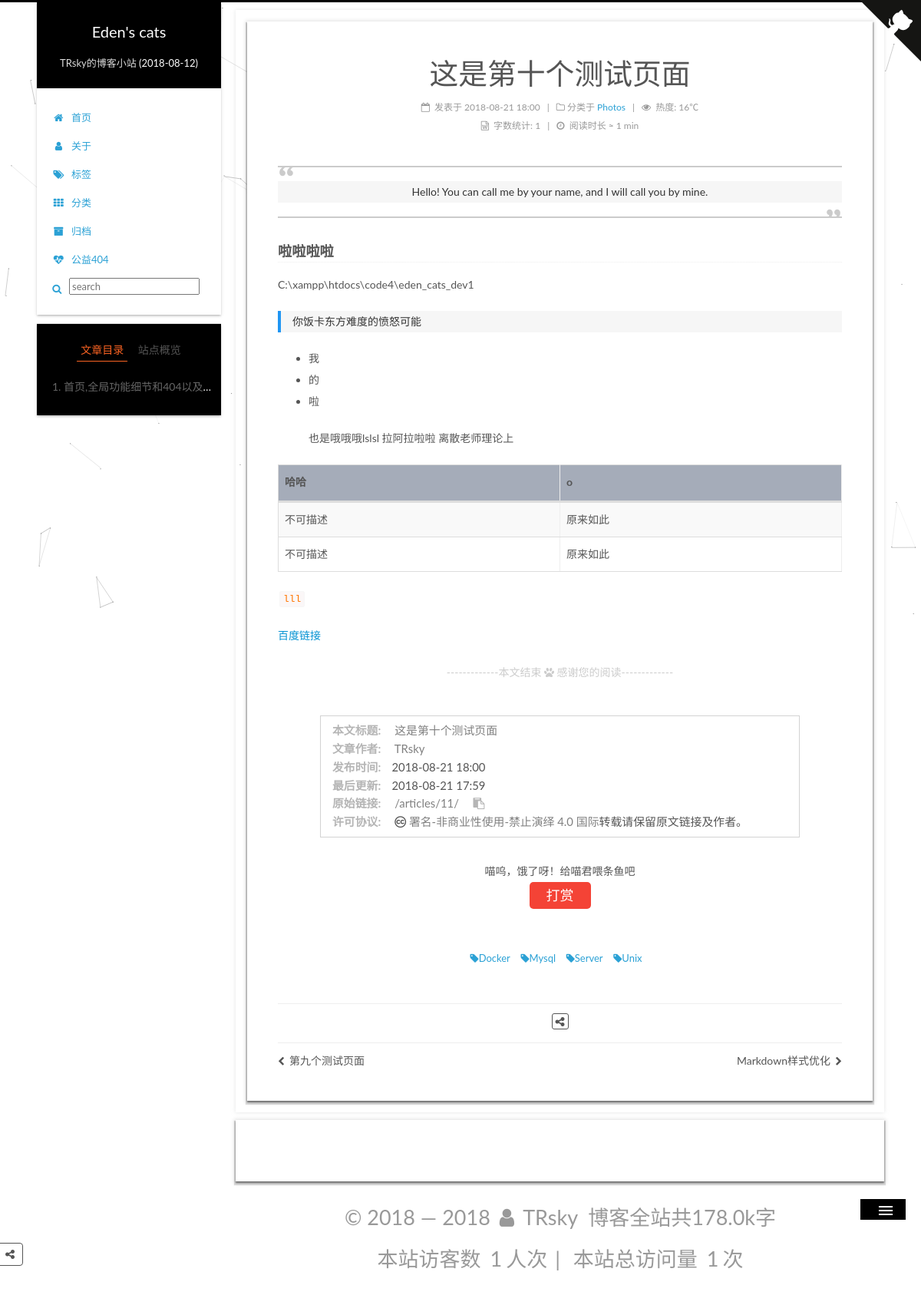
/articles/11/, run on the app's committed database.
### apps/blog/models.py (models this page shows, shortened)
class Article(models.Model):
    STATUS_CHOICES = (
        ('draft', '草稿'),
        ('publish', '发表'),
    )
    title = models.CharField(verbose_name='标题', max_length=100)
    content = MDTextField(verbose_name='正文', blank=True, null=True)
    status = models.CharField(verbose_name='文章状态', max_length=10, choices=STATUS_CHOICES, default='publish')
    created_time = models.DateTimeField(verbose_name='创建时间', default=now)
    public_time = models.DateTimeField(verbose_name='发布时间', blank=True, null=True)
    modified_time = models.DateTimeField(verbose_name='修改时间', default=now)
    words = models.PositiveIntegerField(verbose_name='文章字数', default=0)
    time = models.PositiveIntegerField(verbose_name='阅读时长', default=0 )
    views = models.PositiveIntegerField(verbose_name='访问量', default=0)
    slogan = models.TextField(verbose_name='标语', blank=True, null=True)
    digest = models.CharField(verbose_name='文章摘要', max_length=500, blank=True)
    category = models.ForeignKey(Category, verbose_name='分类', on_delete=models.CASCADE, blank=False, null=False)
    tags = models.ManyToManyField(Tag, verbose_name='标签', blank=True)
    author = models.ForeignKey(User, verbose_name='作者', on_delete=models.CASCADE, blank=False, null=False)
    def viewed(self):
        self.views += 1
        self.save(update_fields=['views'])
    def prev_article(self):
        return Article.objects.filter(id__lt=self.id, status='publish', public_time__isnull=False).first()
    def next_article(self):  # id比当前id大，状态为已发布，发布时间不为空
        return Article.objects.filter(id__gt=self.id, status='publish', public_time__isnull=False).first()
    class Meta:  # 按文章创建日期降序排序
        ordering = ['-public_time']
        verbose_name = '文章'  # 指定后台显示模型名称
        verbose_name_plural = '文章列表'  # 指定后台显示模型复数名称
        db_table = 'article'  # 数据库表
        get_latest_by = 'created_time'

class Category(models.Model):
    name = models.CharField(verbose_name='类别', max_length=100)
    created_time = models.DateField(verbose_name='创建时间', default=now)
    modified_time = models.DateField(verbose_name='修改时间', default=now)
    def __str__(self):
        return self.name
    class Meta:
        ordering = ['name']
        verbose_name = '类别名称'
        verbose_name_plural = '分类列表'
        db_table = 'category'   # 数据库表名

class Tag(models.Model):
    name = models.CharField(verbose_name='标签名', max_length=100)
    created_time = models.DateField(verbose_name='创建时间', default=now)
    modified_time = models.DateField(verbose_name='修改时间', default=now)
    def __str__(self):
        return self.name
    class Meta:
        ordering = ['name']
        verbose_name = '标签名称'   # 指定后台显示模型名称
        verbose_name_plural = '标签列表'   # 指定后台显示模型复数
        db_table = 'tag'    #数据库表名

### apps/blog/views.py (the view)
# urls.py: path('articles/<int:id>/', views.detail, name='detail'),
def detail(request, id):
    try:
        post = Article.objects.get(id=str(id))
        post.viewed()  # 更新文章浏览次数
        tags = post.tags.all()  # 获取文章对应的所有标签
        next_post = post.next_article()  # 下一篇文章对象
        prev_post = post.prev_article()  # 上一篇文章对象
    except Article.DoesNotExist:
        raise Http404
    post.content = markdown.markdown(post.content,
                                     extensions=[
                                         'markdown.extensions.extra',
                                         'markdown.extensions.codehilite',
                                         'markdown.extensions.toc',
                                     ])
    return render(request, 'post.html', {
        'post': post,
        'tags': tags,
        'category_list': categories,
        'next_post': next_post,
        'prev_post': prev_post,
        'months': months
    })

### templates/post.html (shortened to what this page needs)
{% extends "base.html" %}
{% load static %}
{% block content %}
          <div class="content-wrap">
            <div id="content" class="content">
              <div id="posts" class="posts-expand">
                <article class="post post-type-normal" itemscope itemtype="http://schema.org/Article">
                  <div class="post-block">
                    <header class="post-header">
                      <h1 class="post-title" itemprop="name headline">{{ post.title }}</h1>
                      <div class="post-meta">
                        <span class="post-time">
                          <span class="post-meta-item-icon">
                            <i class="fa fa-calendar-o"></i>
                          </span>
                          <span class="post-meta-item-text">发表于</span>
                          <time title="创建于" itemprop="dateCreated datePublished" datetime="{{ post.public_time|date:'Y-m-d H:i' }}">{{ post.public_time|date:'Y-m-d H:i ' }}</time></span>
                        <span class="post-category">
                          <span class="post-meta-divider">|</span>
							<i class="fa fa-folder-o"></i>
                        </span>
                        <span class="post-meta-item-text">分类于</span>
                        <span itemprop="about" itemscope itemtype="http://schema.org/Thing">
                          <a href="{% url 'category_menu' id=post.category_id %}" itemprop="url" rel="index">
                            <span itemprop="name">{{ post.category }}</span></a>
                        </span>
                        <span id="{% url 'detail' id=post.id %}" class="leancloud_visitors" data-flag-title="{{ post.title }}">
                          <span class="post-meta-divider">|</span>
                          <span class="post-meta-item-icon">
                            <i class="fa fa-eye"></i>
                          </span>
                          <span class="post-meta-item-text">热度:</span>
                          <span>{{ post.views }}℃</span></span>
                        <div class="post-wordcount">
                          <span class="post-meta-item-icon">
                            <i class="fa fa-file-word-o"></i>
                          </span>
                          <span class="post-meta-item-text">字数统计&#58;</span>
                          <span title="字数统计">{{ post.words }}</span>
                          <span class="post-meta-divider">|</span>
                          <span class="post-meta-item-icon">
                            <i class="fa fa-clock-o"></i>
                          </span>
                          <span class="post-meta-item-text">阅读时长 &asymp;</span>
                          <span title="阅读时长">{{ post.time }}&nbsp;min</span></div>
                      </div>
                    </header>
                    <div class="post-body" itemprop="articleBody">
                      <blockquote class="blockquote-center">
                        <p>{{ post.slogan }}</p>
                      </blockquote>
                        {{ post.content|safe }}
                    </div>
                    <div>
                      <div>
                        <div style="text-align:center;color:#ccc;font-size:14px">-------------本文结束
                          <i class="fa fa-paw"></i>&nbsp;感谢您的阅读-------------</div>
                      </div>
                    </div>
                    <div>
                      <div class="my_post_copyright">
                        <p>
                          <span>本文标题:</span>
                          <a href= "{% url 'detail' id=post.id %}">{{ post.title }}</a></p>
                        <p>
                          <span>文章作者:</span>
                          <a href="http://www.trskycooik.com" title="访问 TRsky 的个人博客">{{ post.author }}</a></p>
                        <p>
                          <span>发布时间:</span>{{ post.public_time|date:'Y-m-d H:i' }}</p>
                        <p>
                          <span>最后更新:</span>{{ post.modified_time|date:'Y-m-d H:i' }}</p>
                        <p>
                          <span>原始链接:</span>
                          <a href="{% url 'detail' id=post.id %}" title="{{ post.title }}">{% url 'detail' id=post.id %}</a>
                          <span class="copy-path" title="点击复制文章链接">
                            <i class="fa fa-clipboard" data-clipboard-text="{ % url 'detail' id=post.id %}" aria-label="复制成功！"></i>
                          </span>
                        </p>
                        <p>
                          <span>许可协议:</span>
                          <i class="fa fa-creative-commons"></i>
                          <a rel="license" href="https://creativecommons.org/licenses/by-nc-nd/4.0/" target="_blank" title="Attribution-NonCommercial-NoDerivatives 4.0 International (CC BY-NC-ND 4.0)">署名-非商业性使用-禁止演绎 4.0 国际</a>转载请保留原文链接及作者。</p></div>
                    </div>
                    <div>
                      <div style="padding:10px 0;margin:20px auto;width:90%;text-align:center">
                        <div>喵呜，饿了呀！给喵君喂条鱼吧</div>
                        <button id="rewardButton" disable="enable" onclick='var qr=document.getElementById("QR");"none"===qr.style.display?qr.style.display="block":qr.style.display="none"'>
                          <span>打赏</span></button>
                      </div>
                    </div>
                    <footer class="post-footer">
                      <div class="post-tags">
                          {% for tag in tags %}
                        <a href="{% url 'search_tag' tag=tag %}" rel="tag">
                          <i class="fa fa-tag"></i>{{ tag }}</a>
                          {% endfor %}
                      </div>
                      <div class="post-widgets">
                        <div id="needsharebutton-postbottom">
                          <span class="btn">
                            <i class="fa fa-share-alt" aria-hidden="true"></i>
                          </span>
                        </div>
                      </div>
                      <div class="post-nav">
                        {% if  prev_post %}
                        <div class="post-nav-next post-nav-item">
                          <a href="{% url 'detail' id=prev_post.id %}" rel="next" title="{{ prev_post.title}}">
                            <i class="fa fa-chevron-left"></i>{{ prev_post.title }}</a>
                        </div>
                        {% endif %}
                        <span class="post-nav-divider"></span>
                        {% if next_post %}
                        <div class="post-nav-prev post-nav-item">
                          <a href="{% url 'detail' id=next_post.id %}" rel="prev" title="{{ next_post.title }}">
                            <i class="fa fa-chevron-right"></i>{{ next_post.title }}</a>
                        </div>
                        {% endif %}
                      </div>
                    </footer>
                  </div>
                </article>
              </div>
            </div>
            <div class="comments" id="comments">
              </div>
          </div>
          <aside id="sidebar" class="sidebar">
            <div class="sidebar-inner">
              <ul class="sidebar-nav motion-element">
                <li class="sidebar-nav-toc sidebar-nav-active" data-target="post-toc-wrap">文章目录</li>
                <li class="sidebar-nav-overview" data-target="site-overview-wrap">站点概览</li></ul>
              <section class="post-toc-wrap motion-element sidebar-panel sidebar-panel-active">
                <div class="post-toc">
                  <div class="post-toc-content">
                    <ol class="nav">
                      <li class="nav-item nav-level-1">
                        <a class="nav-link" href="#首页-全局功能细节和404以及500页面配置">
                          <span class="nav-number">1.</span>
                          <span class="nav-text">首页,全局功能细节和404以及500页面配置</span></a>
                      </li>
                    </ol>
                  </div>
                </div>
              </section>
            </div>
          </aside>
{% endblock %}

### static/css/style.css (style rules this page uses)
html * { -webkit-font-smoothing: antialiased; -moz-osx-font-smoothing: grayscale; }
*, *:after, *:before { -webkit-box-sizing: border-box; -moz-box-sizing: border-box; box-sizing: border-box; }

### data on the page
Article: title "这是第十个测试页面", public_time "2018-08-21 18:00", category "Photos", views "16", words "1", time "1", slogan "Hello! You can call me by your name, and I will call you by mine.", content "啦啦啦啦 C:\\xampp\\htdocs\\code4\\eden_cats_dev1 你饭卡东方难度的愤怒可能 我 的 啦 也是哦哦哦lslsl 拉阿拉啦啦 离散老师理论上 哈哈 o 不可描述 原来如此 不可描述 原来如此 lll 百度链接", author "TRsky", modified_time "2018-08-21 17:59", id "/articles/11/"
Tag: name "Docker"
Tag: name "Mysql"
Tag: name "Server"
Tag: name "Unix"
Article: title "第九个测试页面"
Article: title "Markdown样式优化"
